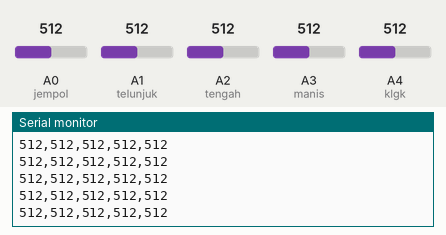
A sketch run on a simulated Arduino Uno, built with avr-gcc and run on an emulated ATmega328P. On the bench: the last lines printed to the serial monitor. Inputs (shaded band) come from the test bench; at power-on: A0 (jempol) = 512, A1 (telunjuk) = 512, A2 (tengah) = 512, A3 (manis) = 512, A4 (klgk) = 512.

Above: at 4.4 s.
4.5 s: A0 (jempol) set to 108
At 4.57 s:
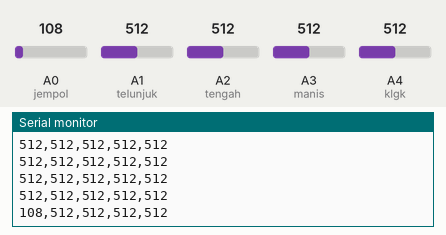
6.0 s: A0 (jempol) set to 90
At 6.09 s:
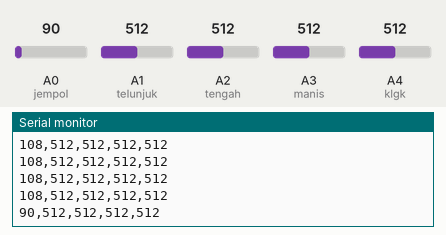
Timing chart, 0 to 9.0 s (numbered marks = the images above; inputs shaded):
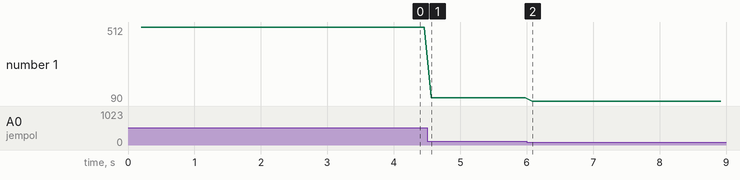

Measured:
- after the input at 4.5 s, the serial monitor: prints a new line after 0.06 s (image 1)
- after the input at 6.0 s, the serial monitor: prints a new line after 0.08 s (image 2)
- plotted number 1: 512 → 108 after the input at 4.5 s, 108 → 90 after the input at 6.0 s

The sketch:

ArduinoFlex.ino
```cpp
const int jempol = A0; //Pin input untuk jempol
const int telunjuk = A1;
const int tengah = A2;
const int manis = A3;
const int klgk = A4;


int jl = 0;
int tl = 0;
int th = 0;
int ms = 0;
int kl = 0;

void setup(){
  Serial.begin(115200);
  pinMode(jempol, INPUT);
  pinMode(telunjuk, INPUT);
  pinMode(tengah, INPUT);
  pinMode(manis, INPUT);
  pinMode(klgk, INPUT);

  delay(200);
}

void loop(){

  //JEMPOL
  jl = analogRead(jempol);
  Serial.print(jl);

  //TELUNJUK
  Serial.print(',');
  tl = analogRead(telunjuk);
  Serial.print(tl);

  //TENGAH
  Serial.print(',');
  th = analogRead(tengah);
  Serial.print(th);

  //MANIS
  Serial.print(',');
  ms = analogRead(manis);
  Serial.print(ms);

  //KELINGKING
  Serial.print(',');
  kl = analogRead(klgk);
  Serial.println(kl);

  delay(100);
}
```
